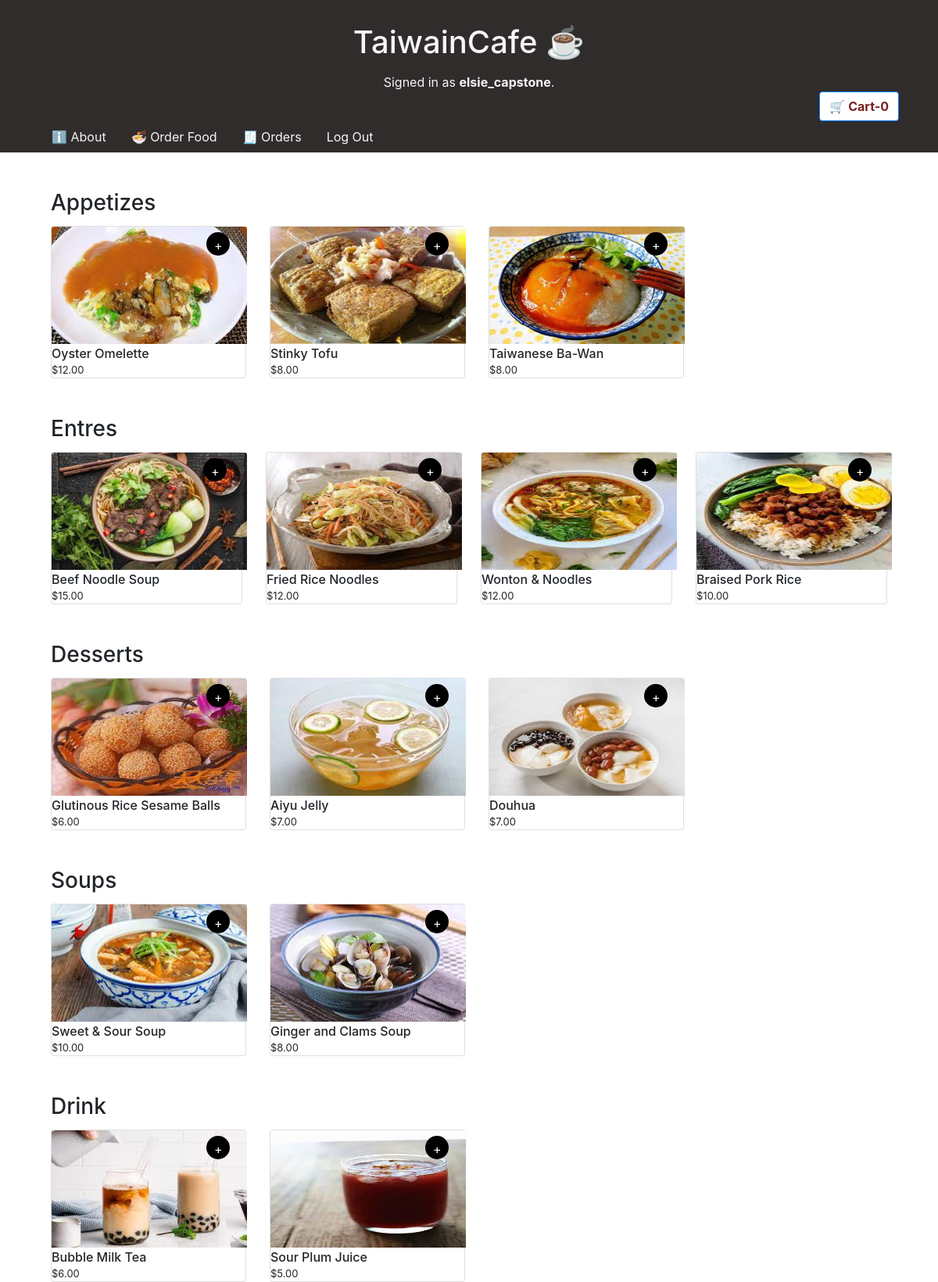
Screenshot of /order (signed in) with the database file from the repository.
### delivery/models.py (models this page shows, shortened)
class User(AbstractUser):
    pass

class Meal(models.Model):
    TYPE_CHOICES = (
        ('APPETIZER', 'Appetizer'),
        ('ENTRE', 'Entre'),
        ('DESSERT', 'Dessert'),
        ('SOUP','Soup'),
        ('DRINK', 'Drink')
    )
    name = models.CharField(max_length=300)
    description = models.CharField(max_length=500)
    type = models.CharField(max_length=300, choices = TYPE_CHOICES)
    size = models.ManyToManyField('Size', through='Price', related_name='meals')
    image = models.ImageField(upload_to='images/')
    price = models.DecimalField(max_digits=5, decimal_places=2, default=0)

### delivery/views.py (the view)
# urls.py: path("order", views.order, name="order"),
@login_required
def order(request):
    meals = Meal.objects.all()
    category = ['APPETIZER', 'ENTRE', 'DESSERT', 'SOUP', 'DRINK']
    try:
        app = Meal.objects.filter(type=category[0]).all()
    except Meal.DoesNotExist:
        app = None
    try:
        ent = Meal.objects.filter(type=category[1]).all()
    except Meal.DoesNotExist:
        ent = None
    try:
        des = Meal.objects.filter(type=category[2]).all()
    except Meal.DoesNotExist:
        des = None
    try:
        sou = Meal.objects.filter(type=category[3]).all()
    except Meal.DoesNotExist:
        sou = None
    try:
        dri = Meal.objects.filter(type=category[4]).all()
    except Meal.DoesNotExist:
        dri = None
    return render(request, 'delivery/order.html', {
        "meals": meals,
        "app": app,
        "ent": ent,
        "des": des,
        "sou": sou,
        "dri": dri
    })

### delivery/templates/delivery/order.html (shortened to what this page needs)
{% extends "delivery/layout.html" %}
{% load static %}
{% block body %}
<div class="container">
    <div class="menu">
        <div class="card-title">
            <h3>Appetizes</h3>
        </div>
        <div class="menu-container card-deck">
            {% for item in app %}
            <div class="card" style="max-width:250px; max-height: 250px;">
                <div class="plus-container">
                    <img class="card-img-top" src='{{ MEDIA_URL }}{{ item.image }}' alt="Card image" style="width:250px; height:150px;">
                    <button type="button" class="open_button btn btn-secondary btn-lg btn-block" data-openid="{{ item.id }}" id="openId_{{ item.id }}">+</button>
                </div>
                <span style="font-size: medium; font-weight: 500;">{{ item.name }}</span>
                <span style="font-size: small;">${{ item.price }}</span>
            </div>
            {% endfor %}
        </div>
        <br>
        <br>
        <div class="card-title">
            <h3>Entres</h3>
        </div>
        <div class="menu-container card-deck">
            {% for item in ent %}
            <div class="card" style="max-width:250px; max-height: 250px;">
                <div class="plus-container">
                    <img class="card-img-top" src='{{ MEDIA_URL }}{{ item.image }}' alt="Card image" style="width:250px; height:150px;">
                    <button type="button" class="open_button btn btn-secondary btn-lg btn-block" data-openid="{{ item.id }}" id="openId_{{ item.id }}">+</button>
                </div>
                <span style="font-size: medium; font-weight: 500;">{{ item.name }}</span>
                <span style="font-size: small;">${{ item.price }}</span>
            </div>
            {% endfor %}
        </div>
        <br>
        <br>
        <div class="card-title">
            <h3>Desserts</h3>
        </div>
        <div class="menu-container card-deck">
            {% for item in des %}
            <div class="card" style="max-width:250px; max-height: 250px;">
                <div class="plus-container">
                    <img class="card-img-top" src='{{ MEDIA_URL }}{{ item.image }}' alt="Card image" style="width:250px; height:150px;">
                    <button type="button" class="open_button btn btn-secondary btn-lg btn-block" data-openid="{{ item.id }}" id="openId_{{ item.id }}">+</button>
                </div>
                <span style="font-size: medium; font-weight: 500;">{{ item.name }}</span>
                <span style="font-size: small;">${{ item.price }}</span>
            </div>
            {% endfor %}
        </div>
        <br>
        <br>
        <div class="card-title">
            <h3>Soups</h3>
        </div>
        <div class="menu-container card-deck">
            {% for item in sou %}
            <div class="card" style="max-width:250px; max-height: 250px;">
                <div class="plus-container">
                    <img class="card-img-top" src='{{ MEDIA_URL }}{{ item.image }}' alt="Card image" style="width:250px; height:150px;">
                    <button type="button" class="open_button btn btn-secondary btn-lg btn-block" data-openid="{{ item.id }}" id="openId_{{ item.id }}">+</button>
                </div>
                <span style="font-size: medium; font-weight: 500;">{{ item.name }}</span>
                <span style="font-size: small;">${{ item.price }}</span>
            </div>
            {% endfor %}
        </div>
        <br>
        <br>
        <div class="card-title">
            <h3>Drink</h3>
        </div>
        <div class="menu-container card-deck">
            {% for item in dri %}
            <div class="card" style="max-width:250px; max-height: 250px;">
                <div class="plus-container">
                    <img class="card-img-top" src='{{ MEDIA_URL }}{{ item.image }}' alt="Card image" style="width:250px; height:150px;">
                    <button type="button" class="open_button btn btn-secondary btn-lg btn-block" data-openid="{{ item.id }}" id="openId_{{ item.id }}">+</button>
                </div>
                <span style="font-size: medium; font-weight: 500;">{{ item.name }}</span>
                <span style="font-size: small;">${{ item.price }}</span>
            </div>
            {% endfor %}
        </div>
    </div>
</div>
{% endblock %}

### delivery/templates/delivery/layout.html (shortened to what this page needs)
{% load static %}
<!DOCTYPE html>
<html lang="en">
    <head>
        <link rel="stylesheet" href="https://stackpath.bootstrapcdn.com/bootstrap/4.4.1/css/bootstrap.min.css">
        <link rel="stylesheet" href="{% static 'delivery/styles.css' %}?{% now 'U' %}" type="text/css">
        <link rel="stylesheet" href="https://maxcdn.bootstrapcdn.com/bootstrap/4.5.2/css/bootstrap.min.css">
    </head>
    <body onload="loadoptions()">
        <div style="background-color:rgb(49, 44, 44); text-align: center; color: whitesmoke;">
            <h1 style='padding-top: 30px;padding-bottom:5px;margin-bottom: 10px;'>TaiwainCafe&nbsp;☕</h1>
            <ul class="nav justify-content-center">
                {% if user.is_authenticated %}
                <li class="nav-item">
                    Signed in as <strong>{{ user.username }}</strong>.
                </li>
                {% else %}
                <li class="nav-item">
                    Not signed in.
                </li>
                {% endif %}
            </ul>
            <ul class="nav justify-content-end" style="margin-right: 50px;">
                {% if user.is_authenticated %}
                    <li class="nav-item">
                        <a href="{% url 'cart'%}" id="cart_button" class="btn btn-primary" role="button" style="background-color: white;color:rgb(122, 31, 31); font-weight: bold;">🛒&nbsp;Cart-0</a>
                    </li>
                {% endif %}
            </ul>
            <ul class="nav" style="margin-left: 50px;">
                <li class="nav-item">
                    <a class="nav-link" href="{% url 'index' %}" style="color: whitesmoke;">ℹ️&nbsp;About</a>
                </li>
                {% if user.is_authenticated %}
                    <li class="nav-item">
                        <a class="nav-link" href="{% url 'order' %}" style="color: whitesmoke;">🍜&nbsp;Order Food</a>
                    </li>
                    <li class="nav-item">
                        <a class="nav-link" href="{% url 'orders' %}" style="color: whitesmoke;">🧾&nbsp;Orders</a>
                    </li>
                    <li class="nav-item">
                        <a class="nav-link" href="{% url 'logout' %}" style="color: whitesmoke;">Log Out</a>
                    </li>
                {% endif %}
            </ul>
        </div>
        <br>
        <br>
        {% block body %}
        {% endblock %}
    </body>
</html>

### delivery/static/delivery/styles.css (style rules this page uses)
body, html { height: 100%; }
div.container .menu { margin-left: 20px; margin-right: 20px; margin-bottom: 20px; }
div.container .menu .menu-container.card-deck .card .plus-container { position: relative; }
div.container .menu .menu-container.card-deck .card .plus-container .open_button { width: 30px; height: 30px; text-align: large; padding: 6px 0; font-size: medium; font-weight: 400; line-height: 1.428571429; border-radius: 15px; background-color: black; border: none; position: absolute; bottom: 0; left: 80%; top:5% }

### rows the page displays
User: username "elsie_capstone"
Meal: image (picture), name "Oyster Omelette", price "12.00"
Meal: image (picture), name "Stinky Tofu", price "8.00"
Meal: image (picture), name "Taiwanese Ba-Wan", price "8.00"
Meal: image (picture), name "Beef Noodle Soup", price "15.00"
Meal: image (picture), name "Fried Rice Noodles", price "12.00"
Meal: image (picture), name "Wonton & Noodles", price "12.00"
Meal: image (picture), name "Braised Pork Rice", price "10.00"
Meal: image (picture), name "Glutinous Rice Sesame Balls", price "6.00"
Meal: image (picture), name "Aiyu Jelly", price "7.00"
Meal: image (picture), name "Douhua", price "7.00"
Meal: image (picture), name "Sweet & Sour Soup", price "10.00"
Meal: image (picture), name "Ginger and Clams Soup", price "8.00"
Meal: image (picture), name "Bubble Milk Tea", price "6.00"
Meal: image (picture), name "Sour Plum Juice", price "5.00"
